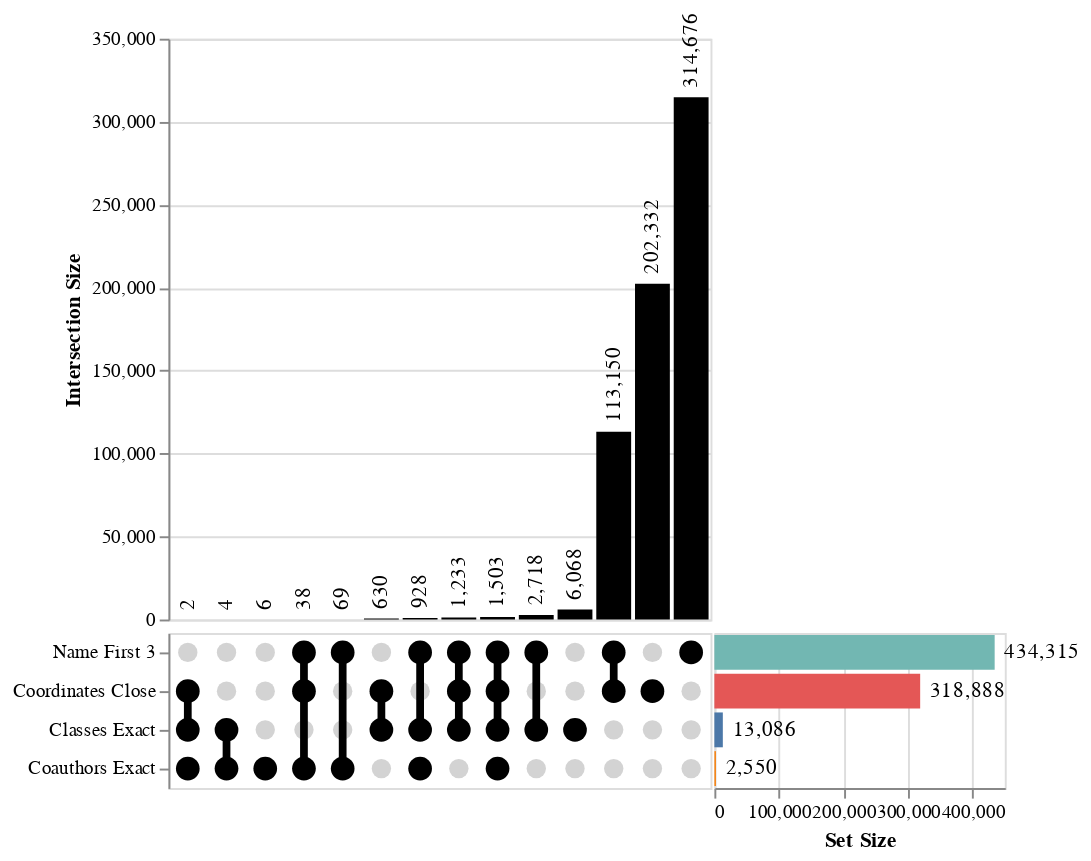

Source (notebook cell):
### Markdown cell above
We can also inspect which blocking rules were most to blame for the generated
pairs. If some rules generate a huge amount of comparisons, it might be worth
trying to make them more restrictive so we get better performance. Or, if some
blocking rules aren't generating any comparisons, that might be an indication
that we have a bug in there somewhere.

### Code cell
from mismo.block import upset_plot  # noqa: E402

upset_plot(blocked)

### Figure 1 — Vega-Lite specification as saved in the notebook (floating-point values rounded to 4 significant figures)
{"config": {"view": {"continuousWidth": 300, "continuousHeight": 300}}, "vconcat": [{"layer": [{"mark": {"type": "bar", "color": "black"}, "encoding": {"x": {"axis": null, "field": "intersection_id", "sort": {"field": "intersection_size"}, "type": "ordinal"}, "y": {"field": "intersection_size", "title": "Intersection Size", "type": "quantitative"}}, "transform": [{"filter": "(datum.set === 'Name First 3')"}]}, {"mark": {"type": "text", "align": "left", "angle": 270, "dx": 5}, "encoding": {"text": {"field": "intersection_size", "format": ",", "type": "quantitative"}, "x": {"axis": null, "field": "intersection_id", "sort": {"field": "intersection_size"}, "type": "ordinal"}, "y": {"field": "intersection_size", "title": "Intersection Size", "type": "quantitative"}}, "transform": [{"filter": "(datum.set === 'Name First 3')"}]}]}, {"hconcat": [{"layer": [{"mark": {"type": "circle", "color": "lightgray", "opacity": 1, "size": 100}, "encoding": {"x": {"axis": null, "field": "intersection_id", "sort": {"field": "intersection_size"}, "type": "ordinal"}, "y": {"axis": {"title": ""}, "field": "set", "sort": ["Name First 3", "Coordinates Close", "Classes Exact", "Coauthors Exact"], "type": "ordinal"}}}, {"mark": {"type": "bar", "color": "black", "size": 4}, "encoding": {"x": {"axis": null, "field": "intersection_id", "sort": {"field": "intersection_size"}, "type": "ordinal"}, "y": {"aggregate": {"argmin": "set_order"}, "field": "set", "scale": {"domain": ["Name First 3", "Coordinates Close", "Classes Exact", "Coauthors Exact"]}, "type": "ordinal"}, "y2": {"aggregate": {"argmax": "set_order"}, "field": "set"}}, "transform": [{"filter": "datum.is_intersect"}]}, {"mark": {"type": "circle", "color": "black", "opacity": 1, "size": 150}, "encoding": {"x": {"axis": null, "field": "intersection_id", "sort": {"field": "intersection_size"}, "type": "ordinal"}, "y": {"axis": {"title": ""}, "field": "set", "sort": ["Name First 3", "Coordinates Close", "Classes Exact", "Coauthors Exact"], "type": "ordinal"}}, "transform": [{"filter": "datum.is_intersect"}]}]}, {"layer": [{"mark": {"type": "bar"}, "encoding": {"color": {"field": "set", "legend": null, "type": "nominal"}, "x": {"aggregate": "sum", "field": "intersection_size", "title": "Set Size", "type": "quantitative"}, "y": {"axis": null, "field": "set", "sort": ["Name First 3", "Coordinates Close", "Classes Exact", "Coauthors Exact"], "type": "ordinal"}}, "transform": [{"filter": "datum.is_intersect"}]}, {"mark": {"type": "text", "align": "left", "dx": 5}, "encoding": {"text": {"aggregate": "sum", "field": "intersection_size", "format": ",", "type": "quantitative"}, "x": {"aggregate": "sum", "field": "intersection_size", "title": "Set Size", "type": "quantitative"}, "y": {"axis": null, "field": "set", "sort": ["Name First 3", "Coordinates Close", "Classes Exact", "Coauthors Exact"], "type": "ordinal"}}, "transform": [{"filter": "datum.is_intersect"}]}], "width": 150}], "spacing": 0}], "data": {"name": "data-dc6d0dc4da6bfcc909683b90ed0e51a0"}, "spacing": 0, "$schema": "https://vega.github.io/schema/vega-lite/v5.16.3.json", "datasets": {"data-dc6d0dc4da6bfcc909683b90ed0e51a0": [{"intersection_id": 0, "intersection_size": 69, "intersection_degree": 2, "set": "Name First 3", "is_intersect": true, "set_order": 0}, {"intersection_id": 1, "intersection_size": 1503, "intersection_degree": 4, "set": "Name First 3", "is_intersect": true, "set_order": 0}, {"intersection_id": 2, "intersection_size": 314676, "intersection_degree": 1, "set": "Name First 3", "is_intersect": true, "set_order": 0}, {"intersection_id": 3, "intersection_size": 202332, "intersection_degree": 1, "set": "Name First 3", "is_intersect": false, "set_order": 0}, {"intersection_id": 4, "intersection_size": 113150, "intersection_degree": 2, "set": "Name First 3", "is_intersect": true, "set_order": 0}, {"intersection_id": 5, "intersection_size": 4, "intersection_degree": 2, "set": "Name First 3", "is_intersect": false, "set_order": 0}, {"intersection_id": 6, "intersection_size": 38, "intersection_degree": 3, "set": "Name First 3", "is_intersect": true, "set_order": 0}, {"intersection_id": 7, "intersection_size": 1233, "intersection_degree": 3, "set": "Name First 3", "is_intersect": true, "set_order": 0}, {"intersection_id": 8, "intersection_size": 928, "intersection_degree": 3, "set": "Name First 3", "is_intersect": true, "set_order": 0}, {"intersection_id": 9, "intersection_size": 6068, "intersection_degree": 1, "set": "Name First 3", "is_intersect": false, "set_order": 0}, {"intersection_id": 10, "intersection_size": 2718, "intersection_degree": 2, "set": "Name First 3", "is_intersect": true, "set_order": 0}, {"intersection_id": 11, "intersection_size": 630, "intersection_degree": 2, "set": "Name First 3", "is_intersect": false, "set_order": 0}, {"intersection_id": 12, "intersection_size": 6, "intersection_degree": 1, "set": "Name First 3", "is_intersect": false, "set_order": 0}, {"intersection_id": 13, "intersection_size": 2, "intersection_degree": 3, "set": "Name First 3", "is_intersect": false, "set_order": 0}, {"intersection_id": 0, "intersection_size": 69, "intersection_degree": 2, "set": "Coordinates Close", "is_intersect": false, "set_order": 1}, {"intersection_id": 1, "intersection_size": 1503, "intersection_degree": 4, "set": "Coordinates Close", "is_intersect": true, "set_order": 1}, {"intersection_id": 2, "intersection_size": 314676, "intersection_degree": 1, "set": "Coordinates Close", "is_intersect": false, "set_order": 1}, {"intersection_id": 3, "intersection_size": 202332, "intersection_degree": 1, "set": "Coordinates Close", "is_intersect": true, "set_order": 1}, {"intersection_id": 4, "intersection_size": 113150, "intersection_degree": 2, "set": "Coordinates Close", "is_intersect": true, "set_order": 1}, {"intersection_id": 5, "intersection_size": 4, "intersection_degree": 2, "set": "Coordinates Close", "is_intersect": false, "set_order": 1}, {"intersection_id": 6, "intersection_size": 38, "intersection_degree": 3, "set": "Coordinates Close", "is_intersect": true, "set_order": 1}, {"intersection_id": 7, "intersection_size": 1233, "intersection_degree": 3, "set": "Coordinates Close", "is_intersect": true, "set_order": 1}, {"intersection_id": 8, "intersection_size": 928, "intersection_degree": 3, "set": "Coordinates Close", "is_intersect": false, "set_order": 1}, {"intersection_id": 9, "intersection_size": 6068, "intersection_degree": 1, "set": "Coordinates Close", "is_intersect": false, "set_order": 1}, {"intersection_id": 10, "intersection_size": 2718, "intersection_degree": 2, "set": "Coordinates Close", "is_intersect": false, "set_order": 1}, {"intersection_id": 11, "intersection_size": 630, "intersection_degree": 2, "set": "Coordinates Close", "is_intersect": true, "set_order": 1}, {"intersection_id": 12, "intersection_size": 6, "intersection_degree": 1, "set": "Coordinates Close", "is_intersect": false, "set_order": 1}, {"intersection_id": 13, "intersection_size": 2, "intersection_degree": 3, "set": "Coordinates Close", "is_intersect": true, "set_order": 1}, {"intersection_id": 0, "intersection_size": 69, "intersection_degree": 2, "set": "Coauthors Exact", "is_intersect": true, "set_order": 2}, {"intersection_id": 1, "intersection_size": 1503, "intersection_degree": 4, "set": "Coauthors Exact", "is_intersect": true, "set_order": 2}, {"intersection_id": 2, "intersection_size": 314676, "intersection_degree": 1, "set": "Coauthors Exact", "is_intersect": false, "set_order": 2}, {"intersection_id": 3, "intersection_size": 202332, "intersection_degree": 1, "set": "Coauthors Exact", "is_intersect": false, "set_order": 2}, {"intersection_id": 4, "intersection_size": 113150, "intersection_degree": 2, "set": "Coauthors Exact", "is_intersect": false, "set_order": 2}, {"intersection_id": 5, "intersection_size": 4, "intersection_degree": 2, "set": "Coauthors Exact", "is_intersect": true, "set_order": 2}, {"intersection_id": 6, "intersection_size": 38, "intersection_degree": 3, "set": "Coauthors Exact", "is_intersect": true, "set_order": 2}, {"intersection_id": 7, "intersection_size": 1233, "intersection_degree": 3, "set": "Coauthors Exact", "is_intersect": false, "set_order": 2}, {"intersection_id": 8, "intersection_size": 928, "intersection_degree": 3, "set": "Coauthors Exact", "is_intersect": true, "set_order": 2}, {"intersection_id": 9, "intersection_size": 6068, "intersection_degree": 1, "set": "Coauthors Exact", "is_intersect": false, "set_order": 2}, {"intersection_id": 10, "intersection_size": 2718, "intersection_degree": 2, "set": "Coauthors Exact", "is_intersect": false, "set_order": 2}, {"intersection_id": 11, "intersection_size": 630, "intersection_degree": 2, "set": "Coauthors Exact", "is_intersect": false, "set_order": 2}, {"intersection_id": 12, "intersection_size": 6, "intersection_degree": 1, "set": "Coauthors Exact", "is_intersect": true, "set_order": 2}, {"intersection_id": 13, "intersection_size": 2, "intersection_degree": 3, "set": "Coauthors Exact", "is_intersect": true, "set_order": 2}, {"intersection_id": 0, "intersection_size": 69, "intersection_degree": 2, "set": "Classes Exact", "is_intersect": false, "set_order": 3}, {"intersection_id": 1, "intersection_size": 1503, "intersection_degree": 4, "set": "Classes Exact", "is_intersect": true, "set_order": 3}, {"intersection_id": 2, "intersection_size": 314676, "intersection_degree": 1, "set": "Classes Exact", "is_intersect": false, "set_order": 3}, {"intersection_id": 3, "intersection_size": 202332, "intersection_degree": 1, "set": "Classes Exact", "is_intersect": false, "set_order": 3}, {"intersection_id": 4, "intersection_size": 113150, "intersection_degree": 2, "set": "Classes Exact", "is_intersect": false, "set_order": 3}, {"intersection_id": 5, "intersection_size": 4, "intersection_degree": 2, "set": "Classes Exact", "is_intersect": true, "set_order": 3}, {"intersection_id": 6, "intersection_size": 38, "intersection_degree": 3, "set": "Classes Exact", "is_intersect": false, "set_order": 3}, {"intersection_id": 7, "intersection_size": 1233, "intersection_degree": 3, "set": "Classes Exact", "is_intersect": true, "set_order": 3}, {"intersection_id": 8, "intersection_size": 928, "intersection_degree": 3, "set": "Classes Exact", "is_intersect": true, "set_order": 3}, {"intersection_id": 9, "intersection_size": 6068, "intersection_degree": 1, "set": "Classes Exact", "is_intersect": true, "set_order": 3}, {"intersection_id": 10, "intersection_size": 2718, "intersection_degree": 2, "set": "Classes Exact", "is_intersect": true, "set_order": 3}, {"intersection_id": 11, "intersection_size": 630, "intersection_degree": 2, "set": "Classes Exact", "is_intersect": true, "set_order": 3}, {"intersection_id": 12, "intersection_size": 6, "intersection_degree": 1, "set": "Classes Exact", "is_intersect": false, "set_order": 3}, {"intersection_id": 13, "intersection_size": 2, "intersection_degree": 3, "set": "Classes Exact", "is_intersect": true, "set_order": 3}]}}
